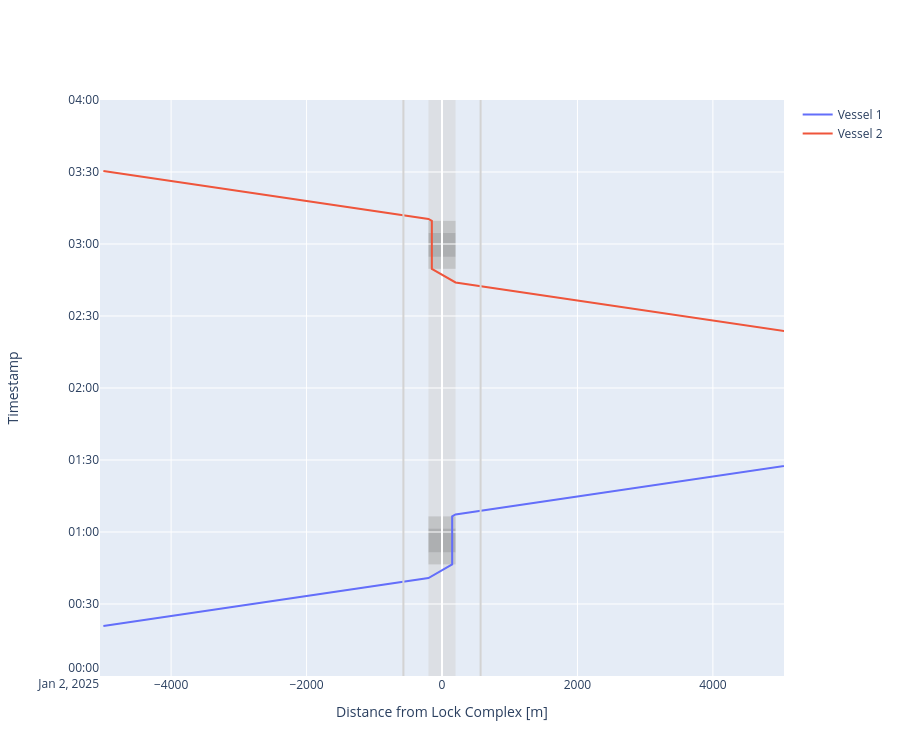

Notebook code cell kept with this figure:
### Markdown cell above
#### Time-distance diagram of vessels passing the lock and planning info

### Code cell
def cm_to_pixels(cm):
    return cm * 37.8 # Set figure height to 10 cmfig.update_layout(height=cm_to_pixels(10))

# We can plot the time-distance diagram
fig = lock_complex_I.lock_chambers['Lock chamber I'].plot(xlimmin = -5050, 
                                                          xlimmax = 5050,
                                                          ylimmin = pd.Timestamp('2025-01-02 00:00:00'),
                                                          ylimmax = pd.Timestamp('2025-01-02 04:00:00'),
                                                          method='Plotly',
                                                          boundary_nodes = ['-1','+1'])

fig.update_layout(height=cm_to_pixels(20))

### Figure 1 — Plotly figure (JSON) as saved in the notebook; plotly's stock layout.template omitted (floating-point values rounded to 4 significant figures)
{"data": [{"mode": "lines", "name": "Vessel 1", "type": "scatter", "x": [-5000.0, -5000.0, -200.0, -200.0, 150.0, 150.0, 150.0, 150.0, 150.0, 150.0, 150.0, 150.0, 200.0, 200.0, 5000.0, 5000.0, 5000.0, 15000.0, 15000.0, 15000.0, 19800.0, 19800.0, 20150.0, 20150.0, 20150.0, 20150.0, 20150.0, 20150.0, 20150.0, 20150.0, 20200.0, 20200.0, 25000.0, 25000.0], "xaxis": "x", "y": ["2025-01-02T00:20:50", "2025-01-02T00:20:50", "2025-01-02T00:40:50", "2025-01-02T00:40:50", "2025-01-02T00:46:30.172786", "2025-01-02T00:46:30.172786", "2025-01-02T00:51:30.172786", "2025-01-02T00:51:30.172786", "2025-01-02T01:01:30.172786", "2025-01-02T01:01:30.172786", "2025-01-02T01:06:30.172786", "2025-01-02T01:06:30.172786", "2025-01-02T01:07:18.768899", "2025-01-02T01:07:18.768899", "2025-01-02T01:27:18.768899", "2025-01-02T01:27:18.768899", "2025-01-02T01:27:18.768899", "2025-01-02T02:08:58.768899", "2025-01-02T02:08:58.768899", "2025-01-02T02:08:58.768899", "2025-01-02T02:28:58.768899", "2025-01-02T02:28:58.768899", "2025-01-02T02:34:38.941685", "2025-01-02T02:34:38.941685", "2025-01-02T02:39:38.941685", "2025-01-02T02:39:38.941685", "2025-01-02T02:49:38.941685", "2025-01-02T02:49:38.941685", "2025-01-02T02:54:38.941685", "2025-01-02T02:54:38.941685", "2025-01-02T02:55:27.537797", "2025-01-02T02:55:27.537797", "2025-01-02T03:15:27.537797", "2025-01-02T03:15:27.537797"], "yaxis": "y"}, {"mode": "lines", "name": "Vessel 2", "type": "scatter", "x": [25000.0, 25000.0, 25000.0, 25000.0, 20200.0, 20200.0, 19850.0, 19850.0, 19850.0, 19850.0, 19850.0, 19850.0, 19850.0, 19850.0, 19800.0, 19800.0, 15000.0, 15000.0, 15000.0, 5000.0, 5000.0, 5000.0, 200.0, 200.0, -150.0, -150.0, -150.0, -150.0, -150.0, -150.0, -150.0, -150.0, -200.0, -200.0, -5000.0, -5000.0], "xaxis": "x", "y": ["2025-01-02T00:25:50", "2025-01-02T00:25:50", "2025-01-02T00:35:50", "2025-01-02T00:35:50", "2025-01-02T00:55:50", "2025-01-02T00:55:50", "2025-01-02T01:01:30.172786", "2025-01-02T01:01:30.172786", "2025-01-02T01:06:30.172786", "2025-01-02T01:06:30.172786", "2025-01-02T01:16:30.172786", "2025-01-02T01:16:30.172786", "2025-01-02T01:21:30.172786", "2025-01-02T01:21:30.172786", "2025-01-02T01:22:18.768899", "2025-01-02T01:22:18.768899", "2025-01-02T01:42:18.768899", "2025-01-02T01:42:18.768899", "2025-01-02T01:42:18.768899", "2025-01-02T02:23:58.768899", "2025-01-02T02:23:58.768899", "2025-01-02T02:23:58.768899", "2025-01-02T02:43:58.768899", "2025-01-02T02:43:58.768899", "2025-01-02T02:49:38.941685", "2025-01-02T02:49:38.941685", "2025-01-02T02:54:38.941685", "2025-01-02T02:54:38.941685", "2025-01-02T03:04:38.941685", "2025-01-02T03:04:38.941685", "2025-01-02T03:09:38.941685", "2025-01-02T03:09:38.941685", "2025-01-02T03:10:27.537797", "2025-01-02T03:10:27.537797", "2025-01-02T03:30:27.537797", "2025-01-02T03:30:27.537797"], "yaxis": "y"}], "layout": {"height": 756, "shapes": [{"fillcolor": "lightgrey", "layer": "below", "line": {"width": 0}, "name": "Lock Geometry", "opacity": 0.5, "type": "rect", "x0": -200, "x1": 200, "y0": "2025-01-02T00:00:00", "y1": "2025-01-02T04:00:00"}, {"fillcolor": "darkgrey", "layer": "below", "line": {"width": 0}, "name": "Lock gate closing", "opacity": 0.5, "type": "rect", "x0": -200, "x1": 200, "xref": "x", "y0": "2025-01-02T00:46:30.172786", "y1": "2025-01-02T00:51:30.172786", "yref": "y"}, {"fillcolor": "grey", "layer": "below", "line": {"width": 0}, "name": "Lock levelling", "opacity": 0.5, "type": "rect", "x0": -200, "x1": 200, "xref": "x", "y0": "2025-01-02T00:51:30.172786", "y1": "2025-01-02T01:01:30.172786", "yref": "y"}, {"fillcolor": "darkgrey", "layer": "below", "line": {"width": 0}, "name": "Lock gate opening", "opacity": 0.5, "type": "rect", "x0": -200, "x1": 200, "xref": "x", "y0": "2025-01-02T01:01:30.172786", "y1": "2025-01-02T01:06:30.172786", "yref": "y"}, {"fillcolor": "darkgrey", "layer": "below", "line": {"width": 0}, "name": "Lock gate closing", "opacity": 0.5, "type": "rect", "x0": -200, "x1": 200, "xref": "x", "y0": "2025-01-02T02:49:38.941685", "y1": "2025-01-02T02:54:38.941685", "yref": "y"}, {"fillcolor": "grey", "layer": "below", "line": {"width": 0}, "name": "Lock levelling", "opacity": 0.5, "type": "rect", "x0": -200, "x1": 200, "xref": "x", "y0": "2025-01-02T02:54:38.941685", "y1": "2025-01-02T03:04:38.941685", "yref": "y"}, {"fillcolor": "darkgrey", "layer": "below", "line": {"width": 0}, "name": "Lock gate opening", "opacity": 0.5, "type": "rect", "x0": -200, "x1": 200, "xref": "x", "y0": "2025-01-02T03:04:38.941685", "y1": "2025-01-02T03:09:38.941685", "yref": "y"}, {"line": {"color": "lightgrey"}, "type": "line", "x0": -570, "x1": -570, "xref": "x", "y0": 0, "y1": 1, "yref": "y domain"}, {"line": {"color": "lightgrey"}, "type": "line", "x0": 570, "x1": 570, "xref": "x", "y0": 0, "y1": 1, "yref": "y domain"}], "showlegend": true, "xaxis": {"anchor": "y", "domain": [0, 1], "range": [-5050, 5050], "title": {"text": "Distance from Lock Complex [m]"}}, "yaxis": {"anchor": "x", "domain": [0, 1], "range": ["2025-01-02T00:00:00", "2025-01-02T04:00:00"], "title": {"text": "Timestamp"}}}}
